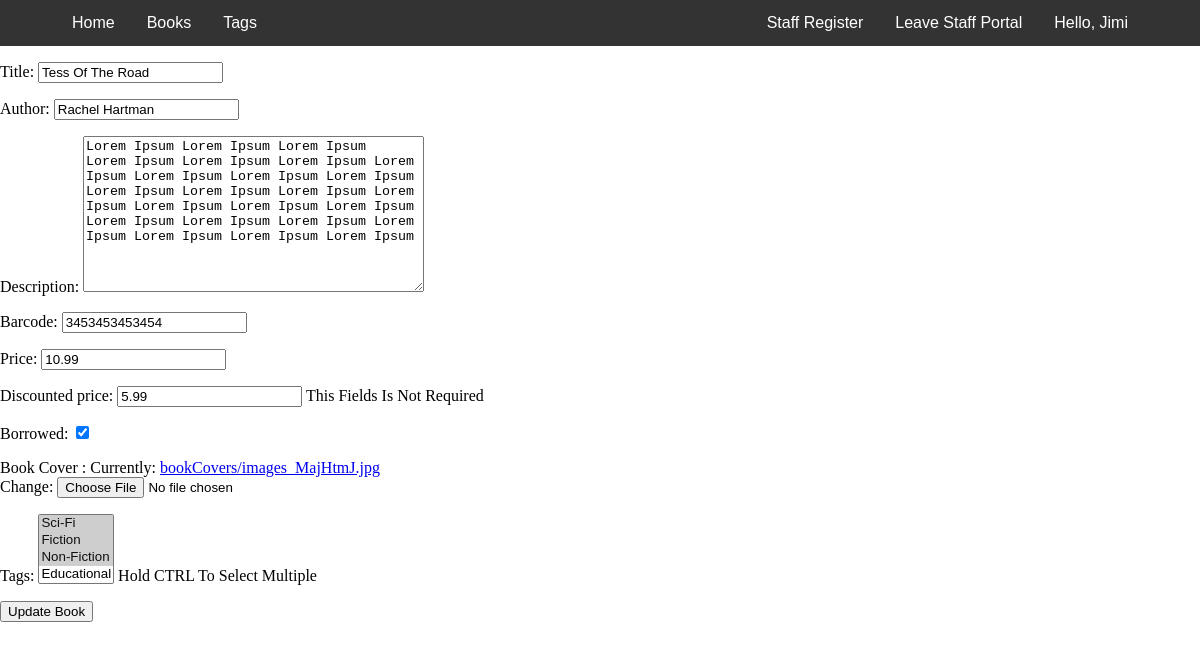
The page /staff/book/update/1 (signed in) on the database its author committed.
### accounts/models.py (models this page shows, shortened)
class User(AbstractBaseUser):
    email = models.EmailField(max_length=255, unique=True)
    firstName = models.CharField(max_length=255, blank=True, null=True)
    lastName = models.CharField(max_length=255, blank=True, null=True)
    staff = models.BooleanField(default=False)  # staff user non superuser
    admin = models.BooleanField(default=False)  # superuser
    shipping_address = models.ForeignKey(ShippingAddressModel,
                                         on_delete=SET_NULL,
                                         null=True)
    USERNAME_FIELD = 'email'  # username
    objects = UserManager()
    @property
    def is_staff(self):
        return self.staff

### Inventory/models.py (models this page shows, shortened)
class Book(models.Model):
    title = models.CharField(max_length=100)
    author = models.CharField(max_length=100)
    description = models.CharField(max_length=400)
    barcode = models.CharField(max_length=13)
    price = models.DecimalField(max_digits=10, decimal_places=2)
    discounted_price = models.DecimalField(max_digits=10,
                                           decimal_places=2,
                                           null=True,
                                           blank=True)
    borrowed = models.BooleanField(default=False)
    coverImage = models.ImageField(upload_to='bookCovers')
    tags = models.ManyToManyField(Tag)
    payment_id = models.CharField(max_length=200, null=True)
    product_id = models.CharField(max_length=200, null=True)

### Inventory/views.py (the view)
# urls.py: path('book/update/<int:id>', UpdateBookView.as_view(), name="updateBook"),
@method_decorator(decorators, name='dispatch')
class UpdateBookView(UpdateView):
    form_class = AddBookForm
    success_url = reverse_lazy('viewBooks')
    queryset = Book.objects.all()
    template_name = 'inventory/updateBook.html'
    def get_object(self):
        id = self.kwargs.get('id')
        return get_object_or_404(Book, id=id)

### Inventory/models.py (called while the page is built)
    def __str__(self):
        return self.name

### Inventory/templates/inventory/updateBook.html (shortened to what this page needs)
{% extends 'Sbase.html' %}
{% load static %}
{% block head %}
<link rel="stylesheet" href="{% static 'css/inventory/updateBook.css' %}">
{% endblock %}
{% block content %}
<div class="form-content">
  <form method="POST">
    {{ form.as_p }}
    <button type="submit">Update Book</button>
  </form>
</div>
{% endblock %}

### Inventory/templates/inventory/staffNavBar.html (shortened to what this page needs)
<div class="navbar">
  <a style="margin-left: 3.5em;" class="float-l" href="{% url 'sHome' %}">Home</a>
  <div class="dropdown">
    <button class="dropbtn">Books
    </button>
  </div>
  <div class="dropdown">
    <button class="dropbtn">Tags
    </button>
  </div>
  <div style="float: right; margin-right: 3.5em;" class="dropdown">
    <button class="dropbtn">Hello, {{user.firstName}}
    </button>
  </div>
  <a class="float-r" href="{% url 'home' %}">Leave Staff Portal</a>
  <a class="float-r" href="{% url 'sRegister' %}">Staff Register</a>
</div>

### static/css/Inventory/updateBook.css (style rules this page uses)
.navbar { grid-area: navbar; }
.form-content { grid-area: form; }

### Inventory/templates/inventory/staffNavBar.html (style rules this page uses)
body { margin: 0; }
.navbar { background-color: #333; font-family: Arial; }
.float-r { float: right; font-size: 16px; color: white; text-align: center; padding: 14px 16px; text-decoration: none; }
.float-l { float: left; font-size: 16px; color: white; text-align: center; padding: 14px 16px; text-decoration: none; }
.dropdown { float: left; overflow: hidden; }
.dropdown .dropbtn { font-size: 16px; border: none; outline: none; color: white; padding: 14px 16px; background-color: inherit; font-family: inherit; margin: 0; }

### rows shown on the page
User: firstName "Jimi"
Book: title "Tess Of The Road", author "Rachel Hartman", description "Lorem Ipsum Lorem Ipsum Lorem Ipsum Lorem Ipsum Lorem Ipsum Lorem Ipsum Lorem Ipsum Lorem Ipsum Lorem Ipsum Lorem Ipsum Lorem Ipsum Lorem Ipsum Lorem Ipsum Lorem Ipsum Lorem Ipsum Lorem Ipsum Lorem Ipsum Lorem Ipsum Lorem Ipsum Lorem Ipsum Lorem Ipsum Lorem Ipsum Lorem Ipsum Lorem Ipsum", barcode "3453453453454", price "10.99", discounted_price "5.99", borrowed "☑"
